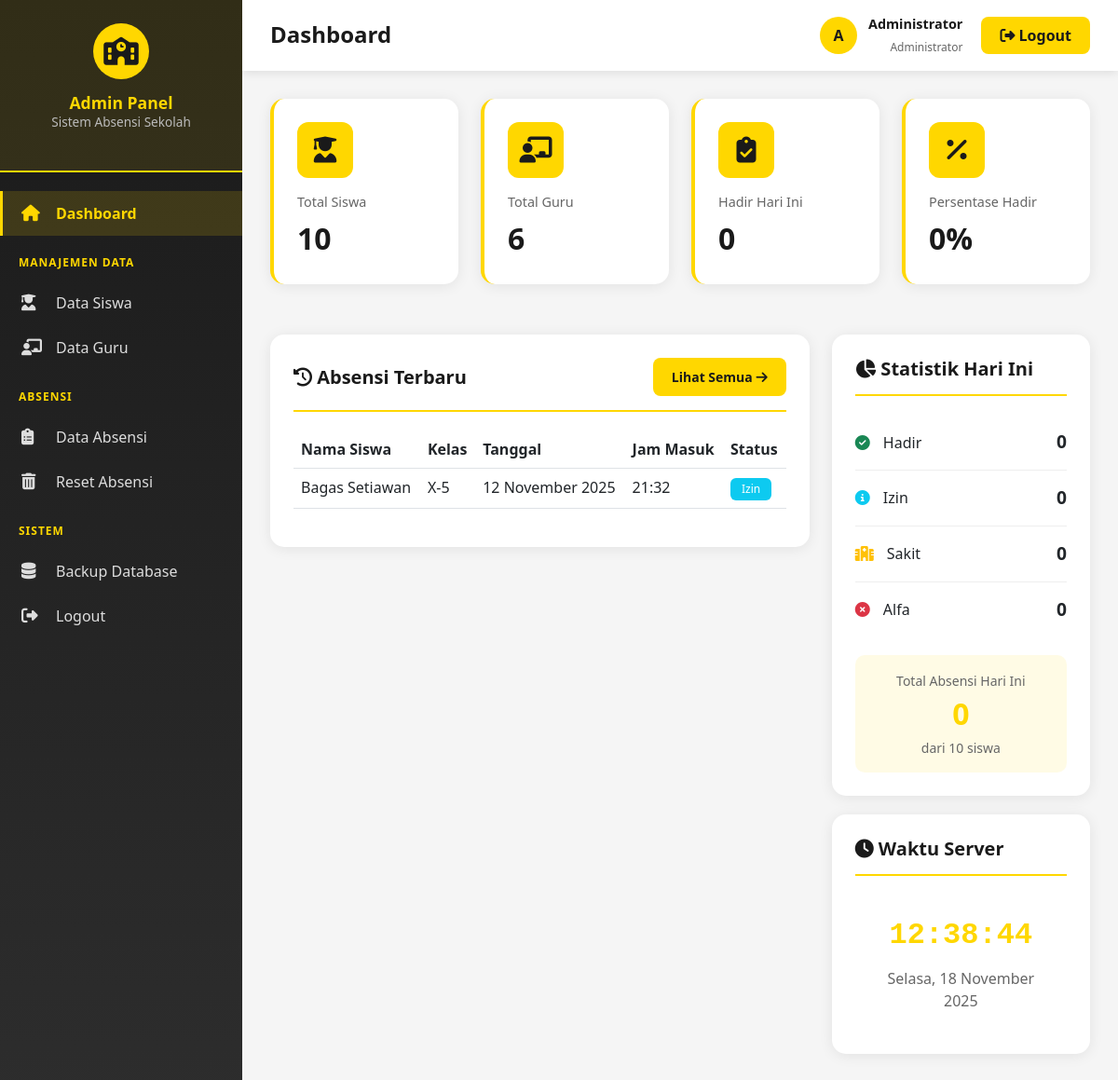
/admin/dashboard.php (signed in), run on an earlier commit of the app's database.
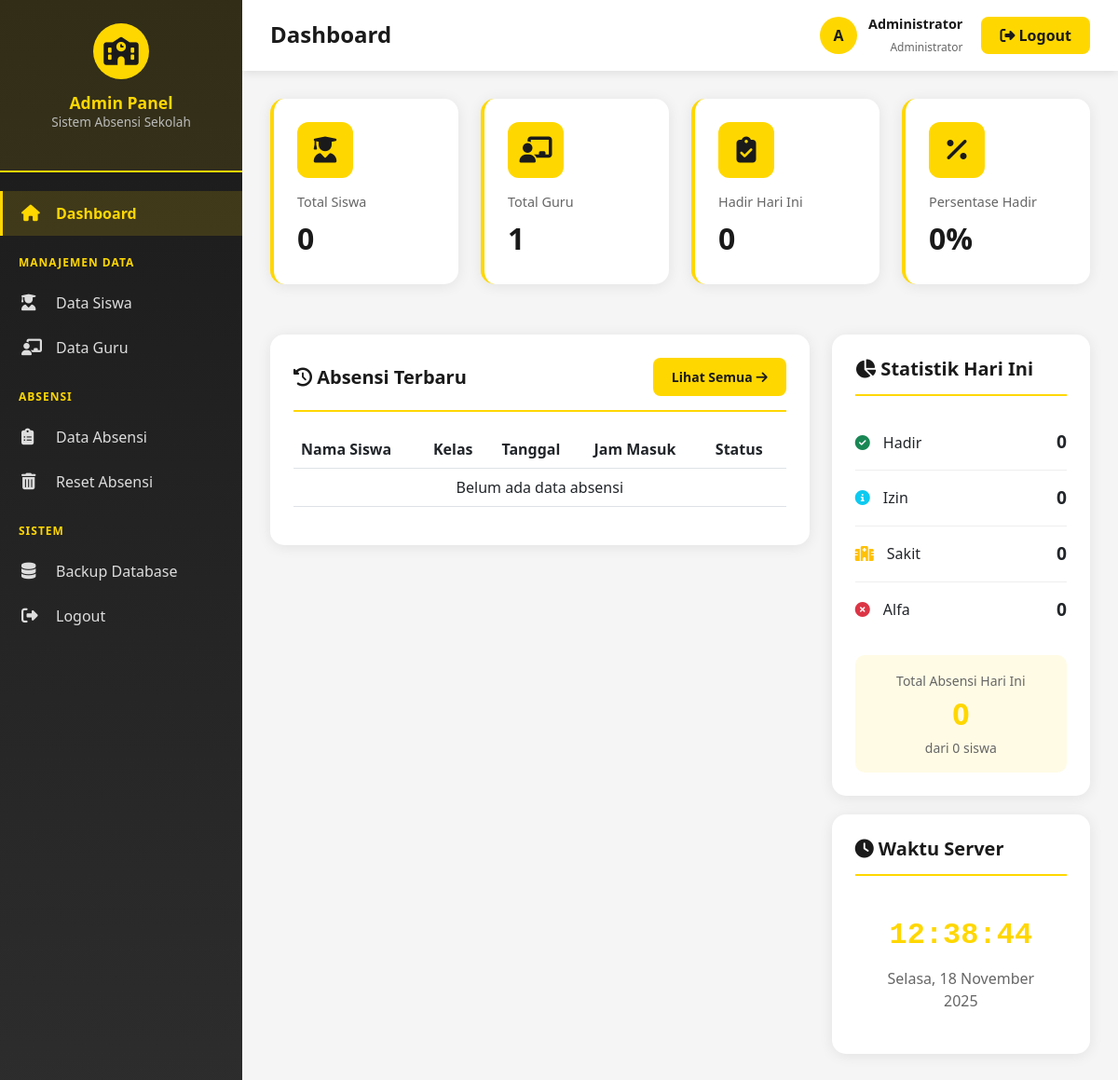
And on a later commit of the database.
### tables this page shows
CREATE TABLE `absensi_lengkap` (
  `id_absensi` int(11) NOT NULL,
  `id_siswa` int(11) NOT NULL,
  `tanggal` date NOT NULL,
  `jam_masuk` time DEFAULT NULL,
  `jam_pulang` time DEFAULT NULL,
  `foto_masuk` varchar(255) DEFAULT NULL,
  `foto_pulang` varchar(255) DEFAULT NULL,
  `lokasi` varchar(100) DEFAULT NULL,
  `keterangan` text DEFAULT NULL,
  `status` enum('Hadir','Izin','Sakit','Alfa') DEFAULT 'Hadir'
);

CREATE TABLE `siswa` (
  `id_siswa` int(11) NOT NULL,
  `nama_siswa` varchar(100) NOT NULL,
  `nis` varchar(20) NOT NULL,
  `kelas` varchar(20) NOT NULL,
  `jurusan` varchar(50) DEFAULT NULL,
  `username` varchar(50) NOT NULL,
  `password` varchar(255) NOT NULL,
  `jenis_kelamin` enum('L','P') NOT NULL,
  `tempat_lahir` varchar(50) DEFAULT NULL,
  `tanggal_lahir` date DEFAULT NULL,
  `alamat` text DEFAULT NULL,
  `no_telp` varchar(15) DEFAULT NULL,
  `email` varchar(50) DEFAULT NULL,
  `nama_wali` varchar(100) DEFAULT NULL,
  `no_telp_wali` varchar(15) DEFAULT NULL,
  `foto_profil` varchar(255) DEFAULT 'default.jpg'
);

### config.php (called while the page is built, shortened)
<?php
function formatTanggal($tanggal) {
    $bulan = array(
        1 => 'Januari', 'Februari', 'Maret', 'April', 'Mei', 'Juni',
        'Juli', 'Agustus', 'September', 'Oktober', 'November', 'Desember'
    );
    $split = explode('-', $tanggal);
    return $split[2] . ' ' . $bulan[(int)$split[1]] . ' ' . $split[0];
}
?>

### admin/dashboard.php (the view, shortened to what the changed rows need)
<?php
require_once 'includes/header.php';
$total_siswa = $conn->query("SELECT COUNT(*) as total FROM siswa")->fetch_assoc()['total'];
$total_guru = $conn->query("SELECT COUNT(*) as total FROM guru")->fetch_assoc()['total'];
$today = date('Y-m-d');
$absensi_today = $conn->query("SELECT COUNT(*) as total FROM absensi_lengkap WHERE tanggal = '$today'")->fetch_assoc()['total'];
$latest_absensi = $conn->query("
    SELECT a.*, s.nama_siswa, s.kelas
    FROM absensi_lengkap a
    JOIN siswa s ON a.id_siswa = s.id_siswa
    ORDER BY a.tanggal DESC, a.jam_masuk DESC
    LIMIT 10
");
?>
<div class="row g-4 mb-4">
    <div class="col-md-3">
        <div class="stat-card">
            <div class="stat-icon">
                <i class="fas fa-user-graduate"></i>
            </div>
            <div class="stat-label">Total Siswa</div>
            <div class="stat-value"><?php echo $total_siswa; ?></div>
        </div>
    </div>
    <div class="col-md-3">
        <div class="stat-card">
            <div class="stat-icon">
                <i class="fas fa-chalkboard-teacher"></i>
            </div>
            <div class="stat-label">Total Guru</div>
            <div class="stat-value"><?php echo $total_guru; ?></div>
        </div>
    </div>
</div>
<div class="row g-4 mb-4">
    <div class="col-md-8">
        <div class="table-card">
            <div class="table-responsive">
                <table class="table table-hover">
                    <thead>
                        <tr>
                            <th>Nama Siswa</th>
                            <th>Kelas</th>
                            <th>Tanggal</th>
                            <th>Jam Masuk</th>
                            <th>Status</th>
                        </tr>
                    </thead>
                    <tbody>
                        <?php if ($latest_absensi->num_rows > 0): ?>
                            <?php while($row = $latest_absensi->fetch_assoc()): ?>
                                <tr>
                                    <td><?php echo $row['nama_siswa']; ?></td>
                                    <td><?php echo $row['kelas']; ?></td>
                                    <td><?php echo formatTanggal($row['tanggal']); ?></td>
                                    <td><?php echo $row['jam_masuk'] ? date('H:i', strtotime($row['jam_masuk'])) : '-'; ?></td>
                                    <td>
                                        <?php
                                        $badge_class = '';
                                        switch($row['status']) {
                                            case 'Izin': $badge_class = 'bg-info'; break;
                                        }
                                        ?>
                                        <span class="badge <?php echo $badge_class; ?>">
                                            <?php echo $row['status']; ?>
                                        </span>
                                    </td>
                                </tr>
                            <?php endwhile; ?>
                        <?php else: ?>
                            <tr>
                                <td colspan="5" class="text-center">Belum ada data absensi</td>
                            </tr>
                        <?php endif; ?>
                    </tbody>
                </table>
            </div>
        </div>
    </div>
    <div class="col-md-4">
        <div class="table-card">
            <div style="margin-top: 20px; padding: 15px; background: rgba(255, 215, 0, 0.1); border-radius: 10px;">
                <div style="text-align: center;">
                    <small style="color: #666;">Total Absensi Hari Ini</small>
                    <div style="font-size: 2rem; font-weight: bold; color: var(--primary-yellow);">
                        <?php echo $absensi_today; ?>
                    </div>
                    <small style="color: #666;">dari <?php echo $total_siswa; ?> siswa</small>
                </div>
            </div>
        </div>
    </div>
</div>
<?php require_once 'includes/footer.php'; ?>

What changed in the data, as far as the page shows it:
removed absensi_lengkap: id_siswa.nama_siswa "Bagas Setiawan", id_siswa.kelas "X-5", tanggal "12 November 2025", jam_masuk "21:32", status "Izin"
Also different on the page:
$total_siswa: "10" → "0"
$total_guru: "6" → "1"
text now shown: "Belum ada data absensi"
